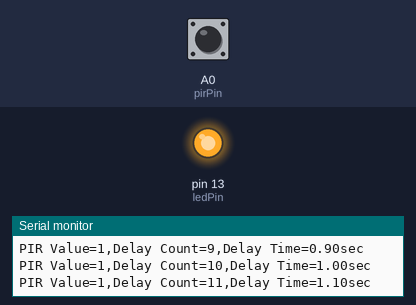
The sketch below on a simulated Arduino Uno, built with avr-gcc and run on an emulated ATmega328P. On the bench: output pins drawn as LEDs (lit = HIGH), the last lines printed to the serial monitor. Dashed ring = blinking. The test bench sets the inputs (shaded band); at power-on: A0 (pirPin) HIGH.

Above: at 1.2 s.
1.3 s: A0 (pirPin) driven LOW
At 1.9 s:
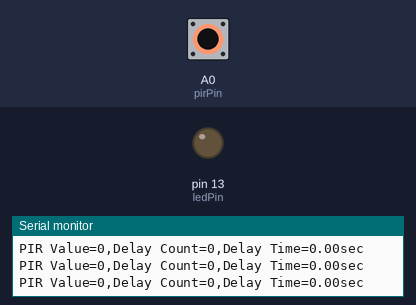
2.8 s: A0 (pirPin) driven HIGH
At 3.4 s:
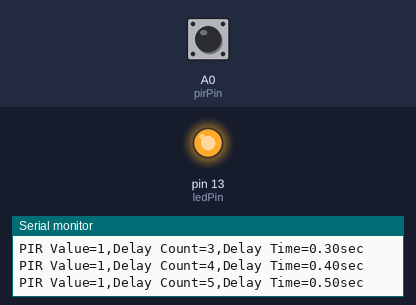
4.3 s: A0 (pirPin) pulsed LOW 2 times (0.12 s each, 0.3 s apart)
At 4.53 s:
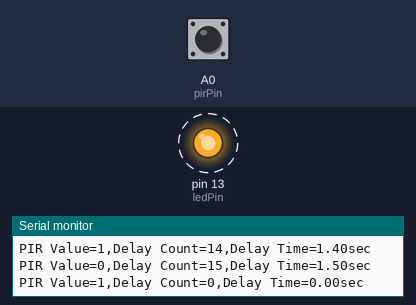
7.9 s: A0 (pirPin) pulsed LOW 5 times (0.12 s each, 0.3 s apart)
At 10.2 s:
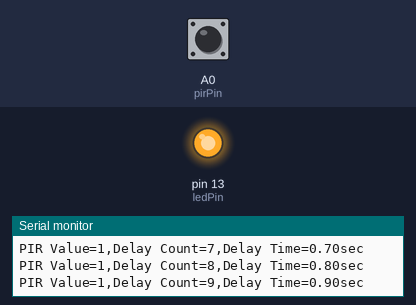
Timing chart, 0 to 11.7 s (numbered marks = the images above; inputs shaded):
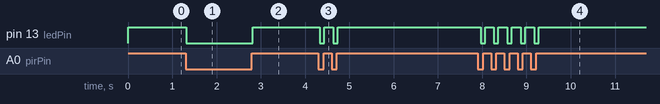

The sketch:

basic_test.ino
```cpp
/* PIR Motion Sensor (HC-SR501) Delay Control [S010] : http://rdiot.tistory.com/80 [RDIoT Demo] */

int pirPin = A0; //PIR
int ledPin = 13; //LED
int val;
int val2; // Counter & DelayTime

void setup() {
  Serial.begin(9600);
  pinMode(pirPin, INPUT);
  pinMode(ledPin, OUTPUT);
}

void loop() {
  val = digitalRead(pirPin); //read state of the PIR
  Serial.print("PIR Value=" + (String)val);
  Serial.print(",Delay Count=" + (String)val2);
  Serial.println(",Delay Time=" + (String)(val2*0.1) + "sec");

if (val == LOW) {
  digitalWrite(ledPin, LOW);
  val2 = 0;
}
else {
  digitalWrite(ledPin, HIGH);
  val2++;
}
delay(100);
}
```

Measured:
- after the input at 1.3 s, pin 13 (ledPin): HIGH → LOW at once
- after the input at 2.8 s, pin 13 (ledPin): LOW → HIGH at once
- after the input at 4.3 s, pin 13 (ledPin): alternates HIGH for 0.20 s and LOW for 0.10 s, 4 changes in all, then stays HIGH, starting at once
- after the input at 7.9 s, pin 13 (ledPin): alternates HIGH for 0.20 s and LOW for 0.10 s, 10 changes in all, then stays HIGH, starting after 0.06 s
